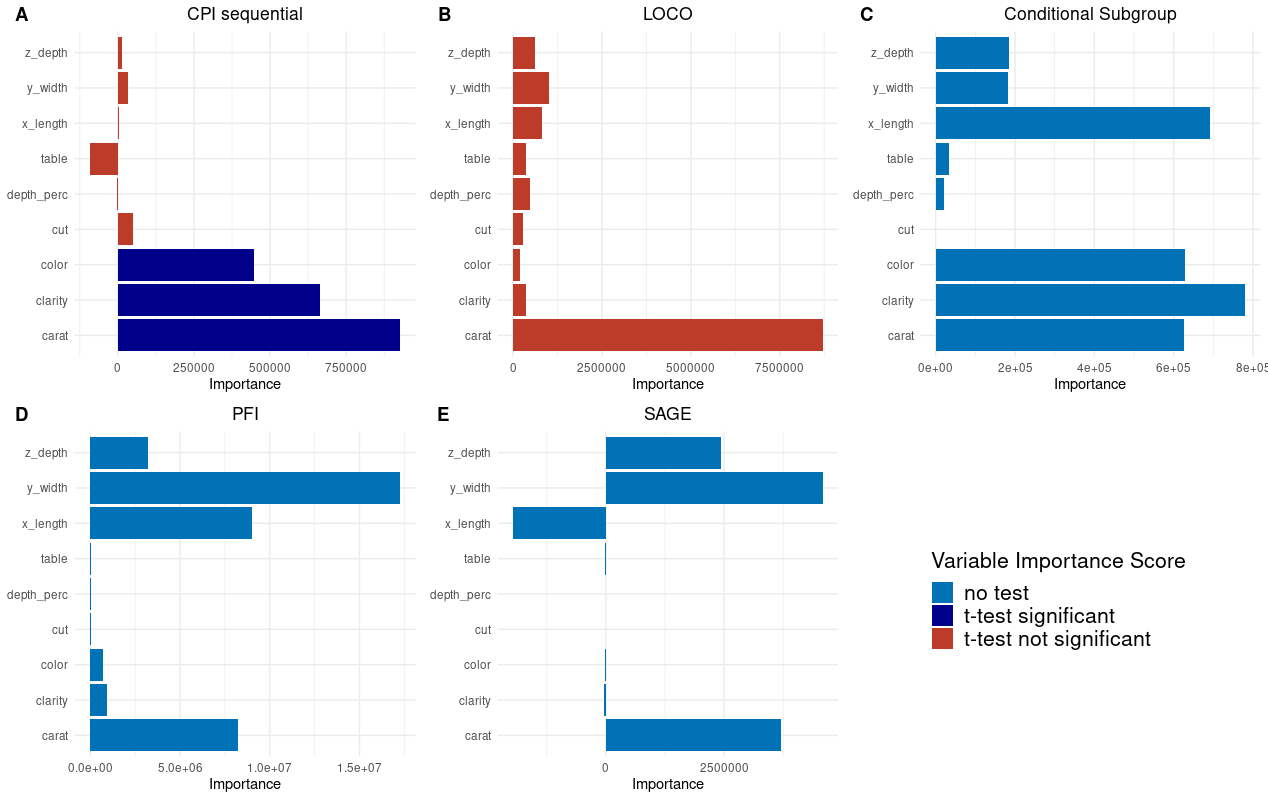

Write R code to recreate this figure.
##################
# same code as diamonds.R, but with neural network as a learner 
# same data set (train/test) is ensured via set.seed(1)
##################

set.seed(1)
library(mlr3)
library(mlr3learners)
library(farff)
library(iml)
library(cs)
library(cpi)
library(fastDummies)
library(cowplot)
library(reticulate)
library(dplyr)
library(Boruta)

learner = "nnet"

# read data
df = readARFF("./knockoffs/real_data/diamonds_data/dataset.arff")
df = df[which(abs(df$x - df$y) < 0.02),]
levels(df$cut) = letters[1:length(levels(df$cut))]
# rename variables
df = df %>% dplyr::rename(depth_perc = depth, x_length = x, y_width = y, z_depth = z, y = price)


# split train test set
train_id <- sample(1:nrow(df), size = (2/3) * nrow(df))

train <- df[train_id,]
test <- df[-train_id,]

# Boruta 
boruta = Boruta(y  ~ . , data = test)
boruta$finalDecision  

# preprare for model training
my_learner <- lrn(paste0("regr.", learner), predict_type = "response")
if (learner == "nnet"){my_learner$param_set$values = list(size = 100, decay = 0.15, maxit=3000,MaxNWts = 90000)}
my_task <- as_task_regr(x = train, target = "y") 
my_measure <- msr("regr.mse")
my_loss <- Metrics::mse
my_loss_instance <-  Metrics::se

###############
# Variable Importance measures
###############

# CPI sequential knockoffs
res_cpi_seq <- cpi(task = my_task,
                   learner = my_learner,
                   resampling = "none",
                   log = FALSE, 
                   test_data = test,
                   knockoff_fun = seqknockoff::knockoffs_seq,
                   test = "t")
res_cpi_seq$feature = res_cpi_seq$Variable
res_cpi_seq$importance = res_cpi_seq$CPI
res_cpi_seq$holm = p.adjust(res_cpi_seq$p.value, "holm")


# train model, predict
fit <- my_learner$train(my_task)
pred <-  Predictor$new(fit, data = test, y = "y")

# get R squared
print("This is R squared")
rsq = fit$predict_newdata(newdata = test)$score(measures = msr("regr.rsq"))
print(rsq) # R squared is 0.9348747 


# PFI
res_pfi =  iml::FeatureImp$new(predictor = pred, loss = my_loss, compare = "difference", n.repetitions = 5)$results 

# SAGE
source("./knockoffs/sim_FI_comparison/SAGE_R_efficient.R")
# rename target to "y"
res_sage <- data.frame("importance" = sage(model = fit, data = test, target = "y", loss = my_loss_instance))
res_sage$feature <- rownames(res_sage)
##


# cond. subgroup
# 1. fit tree
feature_names = setdiff(colnames(train), "y")
my_ctrl = partykit::ctree_control(maxdepth = 10, minbucket = 50) # 10, 50
my_conds = cs::fit_conditionals(data = train[, feature_names], ctrl = my_ctrl, type = "trtf")
# 2. caclulate cPFI 
# res = grouped_pfi(pred = pred, loss = model$loss_instance , conds = my_conds, repetitions = 5) # it's not the instance wise loss but just for 
res_cs = cs::grouped_pfi(pred = pred, loss = my_loss , conds = my_conds, repetitions = 5) 


# LOCO
#full_fit <- my_learner$train(my_task)
full_pred <-  fit$predict_newdata(newdata = test)
full_loss <-  full_pred$score(measures = my_measure)
full_loss = (test$y - full_pred$response)^2
# find "y"
s = 1:ncol(train)
s = s[!s %in% which(colnames(train) == "y")]
# leave one out
# modify task:
res_loco <-  sapply(s, function(i) {
  my_loco_task <- as_task_regr(x = train[,-i], target = "y") 
  red_fit <- my_learner$train(my_loco_task)
  red_pred <- my_learner$predict_newdata(newdata = test[,-i])                 
  #red_loss <- red_pred$score(measures = my_measure)
  red_loss = (test$y - red_pred$response)^2
  delta <- red_loss - full_loss
  list(i = i, importance = mean(delta), feature =  colnames(train)[i], ttest = t.test(delta, alternative = 'greater')$p.value) 
}) 
res_loco = data.frame(t(res_loco))
res_loco$importance = as.numeric(res_loco$importance)
res_loco$feature = unlist(res_loco$feature)
res_loco$holm = p.adjust(res_loco$ttest, "holm")


## plot results

plt_cpi_seq <- ggplot(res_cpi_seq, aes(x= feature , y=importance, fill = holm < 0.05)) + scale_fill_manual(values = c("#BC3C29FF", "darkblue"))+
  geom_bar(stat='identity') + ggtitle("CPI sequential")+ 
  coord_flip() +  labs(fill='CPI sequential: Significant') +
  theme_minimal()+theme(plot.title = element_text(hjust = 0.5), legend.position="none",axis.title.y=element_blank(),
                        legend.title=element_text(size=12), 
                        legend.text=element_text(size=12))+ylab("Importance")
plt_loco <- ggplot(res_loco, aes(x= feature , y=importance,  fill = holm < 0.05)) + scale_fill_manual(values = c("#BC3C29FF", "darkblue"))+
  geom_bar(stat='identity') +ggtitle("LOCO")+
  coord_flip()+ xlab("")+
  theme_minimal()+theme(plot.title = element_text(hjust = 0.5),
                        axis.title.y=element_blank(),
                        #   axis.text.y =element_blank(),
                        #   axis.ticks.y=element_blank(),
                        legend.position="none")+ylab("Importance")

plt_cs <- ggplot(res_cs, aes(x= feature , y=importance, fill = "#0072B5FF"))  + scale_fill_manual(values = c( "#0072B5FF"))+
  geom_bar(stat='identity') +ggtitle("Conditional Subgroup")+
  coord_flip()+ xlab("")+
  theme_minimal()+theme(plot.title = element_text(hjust = 0.5),
                        axis.title.y=element_blank(),
                        #  axis.text.y =element_blank(),
                        #  axis.ticks.y=element_blank(),
                        legend.position="none")+ylab("Importance")
plt_pfi <- ggplot(res_pfi, aes(x= feature , y=importance, fill = "#0072B5FF"))  + scale_fill_manual(values = c("#0072B5FF"))+
  geom_bar(stat='identity') + ggtitle("PFI")+
  coord_flip()+ xlab("")+
  theme_minimal()+theme(plot.title = element_text(hjust = 0.5),
                        axis.title.y=element_blank(),
                        #  axis.text.y =element_blank(),
                        #  axis.ticks.y=element_blank(),
                        legend.position="none")+ylab("Importance")
plt_sage <- ggplot(res_sage, aes(x= feature , y=importance, fill = "#0072B5FF"))  + scale_fill_manual(values = c( "#0072B5FF"))+
  geom_bar(stat='identity') +ggtitle("SAGE")+
  coord_flip()+ xlab("")+
  theme_minimal() + theme(plot.title = element_text(hjust = 0.5),
                          axis.title.y=element_blank(),
                          #   axis.text.y =element_blank(),
                          #  axis.ticks.y=element_blank(),
                          legend.position="none")+ylab("Importance")

legend_dat <- data.frame(x = c(1,2,3), y = c(1,2,3), importance = c("t-test significant", "t-test not significant", "no test" ))

legend_plt <- ggplot(legend_dat, aes(x= x , y=y, fill = importance)) + scale_fill_manual(values = c("#0072B5FF" ,"darkblue","#BC3C29FF"),
                                                                                         breaks = c("no test", "t-test significant", "t-test not significant"))+
  geom_bar(stat='identity') + ggtitle("CPI sequential")+ 
  coord_flip() +  labs(fill='Variable Importance Score') +
  theme_minimal()+theme(plot.title = element_text(hjust = 0.5), legend.position="right",axis.title.y=element_blank(),
                        legend.title=element_text(size=16), 
                        legend.text=element_text(size=16))
legend_plt
legend <- cowplot::get_legend(legend_plt)
final_plot <- plot_grid(plt_cpi_seq,plt_loco, plt_cs,plt_pfi,plt_sage,legend, ncol = 3, rel_widths = c(.3,.3,.3),rel_heights = c(.5), labels =c("A", "B", "C", "D", "E"), label_x = c(0.02, 0.02,0.02) )

res <- data.frame(bind_rows(res_cpi_seq, res_cs, res_loco, res_pfi, res_sage), method = rep(c("CPI", "CS", "LOCO", "PFI", "SAGE"), each = 9))

write.csv(apply(res,2,as.character), file = paste0("./knockoffs/real_data/res_diamonds_", learner, ".csv"))
